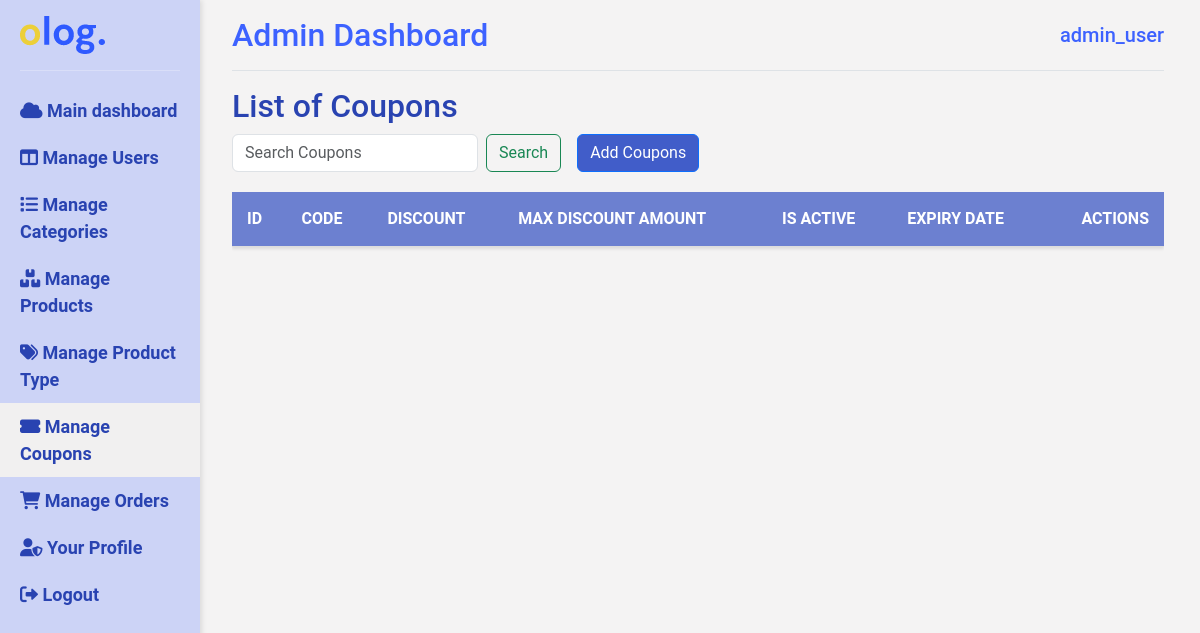
Before: /adminPages/manageCoupons.php (signed in) with the older database file.
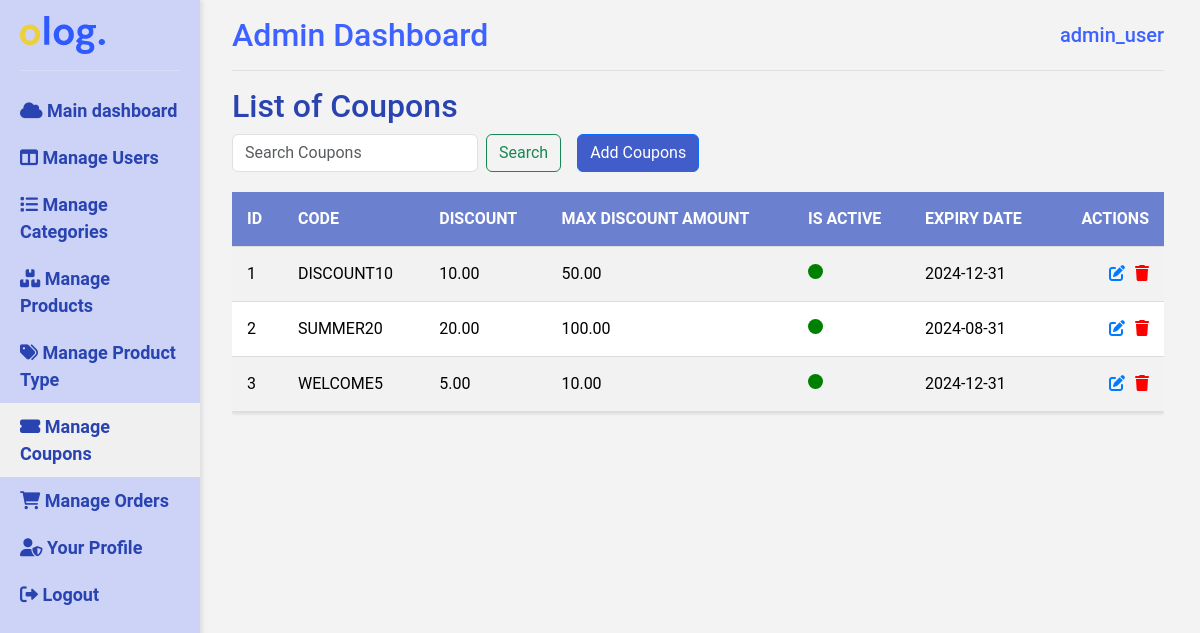
After: the same page with the newer database file.
### tables this page shows
CREATE TABLE `coupons` (
  `id` int(11) NOT NULL,
  `code` varchar(50) NOT NULL,
  `discount` decimal(5,2) NOT NULL,
  `max_discount_amount` decimal(10,2) NOT NULL,
  `is_active` tinyint(1) DEFAULT 1,
  `expiry_date` date DEFAULT NULL
);

### adminPages/manageCoupons.php (the view, shortened to what this page needs)
<?php
function getFirstTwoWords($string)
{
    $words = explode(' ', $string);
    return implode(' ', array_slice($words, 0, 2));
}
$firstTwoWords = getFirstTwoWords($_SESSION['user_name']);
include '../connection.php';
?>
<!DOCTYPE html>
<html lang="en">
<head>
    <link rel="stylesheet" href="https://cdnjs.cloudflare.com/ajax/libs/font-awesome/6.0.0-beta3/css/all.min.css">
    <link href="https://cdn.jsdelivr.net/npm/bootstrap@5.3.3/dist/css/bootstrap.min.css" rel="stylesheet">
    <link rel="stylesheet" href="manageStyle.css">
</head>
<body>
    <div class="container-fluid">
        <nav style="padding:0; background-color: #8ba1fd61;" class="col-md-3 col-lg-2 d-md-block sidebar">
            <div class="position-sticky pt-3">
                <img style="margin-left: 20px;" src="../dist/images/Logo.png" alt="">
                <hr style="margin-left: 20px; margin-right: 20px; color:white ;border-color:white">
                <ul class="nav flex-column">
                    <li class="nav-item">
                        <a style="color: #2943b1;" class="sidebarItems" class="nav-link active" href="dashboard.php">
                            <i class="fa fa-cloud"></i>
                            Main dashboard
                        </a>
                    </li>
                    <li class="nav-item">
                        <a style="color: #2943b1;" class="sidebarItems" class="nav-link active" href="manageUser.php">
                            <i class="fa-solid fa-table-columns"></i>
                            Manage Users
                        </a>
                    </li>
                    <li class="nav-item">
                        <a style=" color: #2943b1;" class="sidebarItems" class="nav-link" href="manageCategories.php">
                            <i class="fas fa-list"></i>
                            Manage Categories
                        </a>
                    </li>
                    <li class="nav-item">
                        <a style="color: #2943b1;" class="sidebarItems" class="nav-link" href="manageProducts.php">
                            <i class="fas fa-boxes"></i>
                            Manage Products
                        </a>
                    </li>
                    <li lass="nav-item"><a style="color: #2943b1;" class="sidebarItems" class="nav-link" href="manageProductType.php"> <i class="fas fa-tags"></i> Manage Product Type</a></li>
                    <li lass="nav-item"><a style="background-color: #F1F0F0; color: #2943b1;" class="sidebarItems" class="nav-link" href="manageCoupons.php">
                            <i class="fas fa-ticket-alt"></i>
                            Manage Coupons
                        </a></li>
                    <li lass="nav-item"><a style="color: #2943b1;" class="sidebarItems" class="nav-link" href="manageOrders.php"> <i class="fas fa-shopping-cart"></i> Manage Orders</a></li>
                    <li lass="nav-item"><a style="color: #2943b1;" class="sidebarItems" class="nav-link" href="editAdmin.php"><i class="fas fa-user-shield"></i> Your Profile</a></li>
                    <li class="nav-item"><a style="color: #2943b1;" class="sidebarItems" class="nav-link" href="logout.php"><i class="fas fa-sign-out-alt"></i> Logout</a></li>
                </ul>
            </div>
        </nav>
        <main class="col-md-9 ms-sm-auto col-lg-10 px-md-4">
            <div class="d-flex justify-content-between flex-wrap flex-md-nowrap align-items-center pt-3 pb-2 mb-3 border-bottom">
                <h1 style="color: #3d62ff;" class="h2">Admin Dashboard</h1>
                <p style="color: #3d62ff;" class="h5"><?php echo htmlspecialchars($firstTwoWords); ?></p>
            </div>
            <h2 style="color: #2943b1;">List of Coupons</h2>
            <div class="d-flex mb-3">
                <form class="d-flex me-3" method="get" action="">
                    <input class="form-control me-2" type="search" name="search" placeholder="Search Coupons" aria-label="Search">
                    <button class="btn btn-outline-success" type="submit">Search</button>
                </form>
                <div>
                    <a style="background-color: #2041c2d6; " class="btn btn-primary me-2" href="addCoupons.php" role="button">Add Coupons</a>
                </div>
            </div>
            <div class="table-responsive">
                <table class="table table-striped table-sm">
                    <thead>
                        <tr>
                            <th>ID</th>
                            <th>Code</th>
                            <th>Discount</th>
                            <th>Max Discount Amount</th>
                            <th>Is Active</th>
                            <th>Expiry Date</th>
                            <th class="actions">Actions</th>
                        </tr>
                    </thead>
                    <tbody>
                        <?php
                        $search = isset($_GET["search"]) ? $conn->real_escape_string($_GET["search"]) : '';
                        $sql = $search ? "SELECT * FROM coupons WHERE code LIKE '%$search%' " : "SELECT * FROM coupons ";
                        $result = $conn->query($sql);
                        while ($row = $result->fetch_assoc()) {
                            $status_class = $row['is_active'] == 1 ? 'status-active' : 'status-inactive';
                            echo "
                                <tr>
                                    <td>{$row['id']}</td>
                                    <td>{$row['code']}</td>
                                    <td>{$row['discount']}</td>
                                    <td>{$row['max_discount_amount']}</td>
                                    <td><span class='status-circle $status_class'></span></td>
                                    <td>{$row['expiry_date']}</td>
                                    <td class='actions'>
                                        <a  href='editCoupons.php?coupon_id={$row['id']}'><i class='fa-solid fa-pen-to-square' style='color: #007BFF;'></i></a>
                                        <a  href='delete.php?coupon_id={$row['id']}'><i class='fa-solid fa-trash' style='color: #ff0000;'></i></a>
                                    </td>
                                </tr>
                                ";
                        }
                        ?>
                    </tbody>
                </table>
            </div>
        </main>
    </div>
</body>
</html>

### adminPages/manageStyle.css (style rules this page uses)
body { font-family: 'Roboto', sans-serif; background-color: #f4f3f3; }
.sidebar { position: fixed; top: 0; bottom: 0; left: 0; z-index: 100; padding: 48px 0 0; background-color: #8ba1fd61; box-shadow: 2px 0 5px rgba(0, 0, 0, 0.1); }
.table-responsive { overflow-x: auto; margin-top: 20px; }
.sidebar ul li a { color: #333; text-decoration: none; font-size: 18px; padding: 10px 20px; display: block; transition: background-color 0.2s, color 0.2s; }
.table-responsive { width: 100%; }
.table { width: 100%; border-collapse: collapse; margin-bottom: 20px; box-shadow: 0 2px 3px rgba(0, 0, 0, 0.1); background-color: white; }
.table th, .table td { padding: 15px; text-align: left; border-bottom: 1px solid #ddd; }
.table th { background-color: #5068c7d6; color: white; text-transform: uppercase; }
.table tbody tr:nth-child(even) { background-color: #e8f1f1; }
.actions { display: flex; justify-content: flex-end; gap: 10px; }

### adminPages/manageCoupons.php (style rules this page uses)
.status-circle { display: inline-block; width: 15px; height: 15px; border-radius: 50%; }
.status-active { background-color: green; }
img { margin-left: 20px; }
hr { margin-left: 20px; margin-right: 20px; color: white; border-color: white }
ul { color: #3d62ff; }
.sidebarItems { font-weight: bolder; color: #3d62ff; }

Changed rows visible on the page:
added coupons: id "1", code "DISCOUNT10", discount "10.00", max_discount_amount "50.00", is_active 1 (drawn), expiry_date "2024-12-31"
added coupons: id "2", code "SUMMER20", discount "20.00", max_discount_amount "100.00", is_active 1 (drawn), expiry_date "2024-08-31"
added coupons: id "3", code "WELCOME5", discount "5.00", max_discount_amount "10.00", is_active 1 (drawn), expiry_date "2024-12-31"
